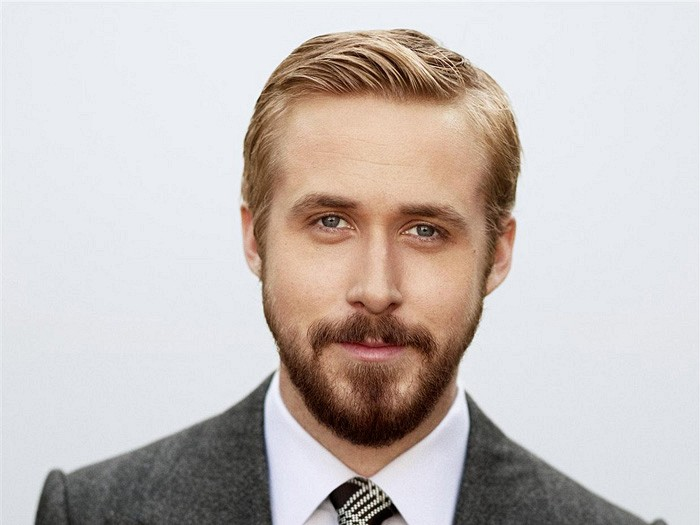
//> input picture Lab4/Lab_4_2/original.jpg, 700 x 525 px
$ ./Lab_4_2   (built with g++ and OpenCV 4)
//> lines starting //> are read from the running program, lines starting //| are printed output that depends on the picture; after the words box and inside, x2 and y2 are one past the last pixel; in counts of white or black regions, pixels touching at a corner belong together
#include <iostream>
#include <string>
#include <vector>

#include <opencv2/core.hpp>
#include <opencv2/imgproc.hpp>
#include <opencv2/imgcodecs.hpp>


int main(){
    // loading the image
    std::string filename = "original.jpg";
    cv::Mat image = cv::imread(filename, cv::IMREAD_COLOR);
//> image is the input picture: 525 rows x 700 cols, CV_8UC3; mean B, G, R 188.2, 191.2, 199.2

    // splitting the image by channels
    std::vector<cv::Mat> image_BGR;
    cv::split(image, image_BGR);
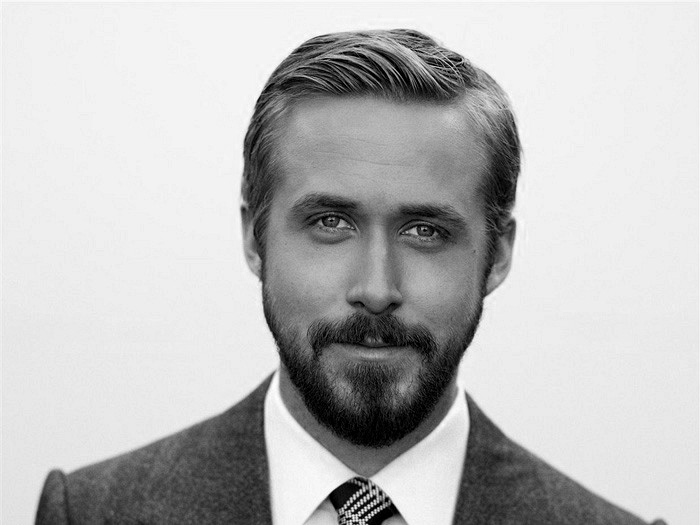
//> image_BGR[0]: 525 rows x 700 cols, CV_8UC1; min 0, max 255, mean 188.2
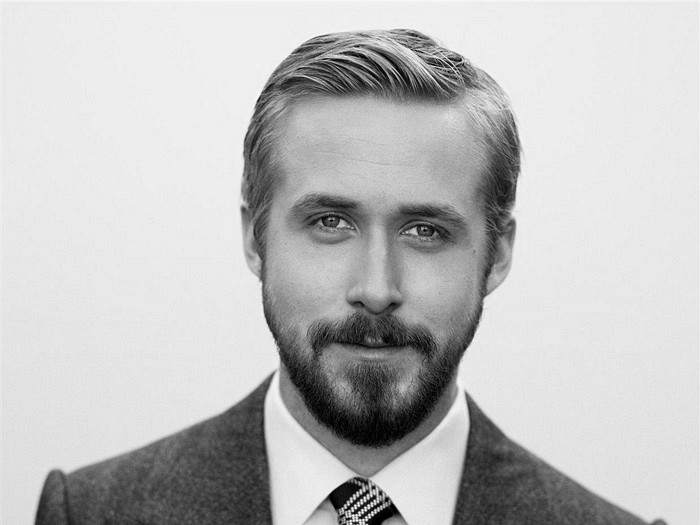
//> image_BGR[1]: 525 rows x 700 cols, CV_8UC1; min 0, max 255, mean 191.2
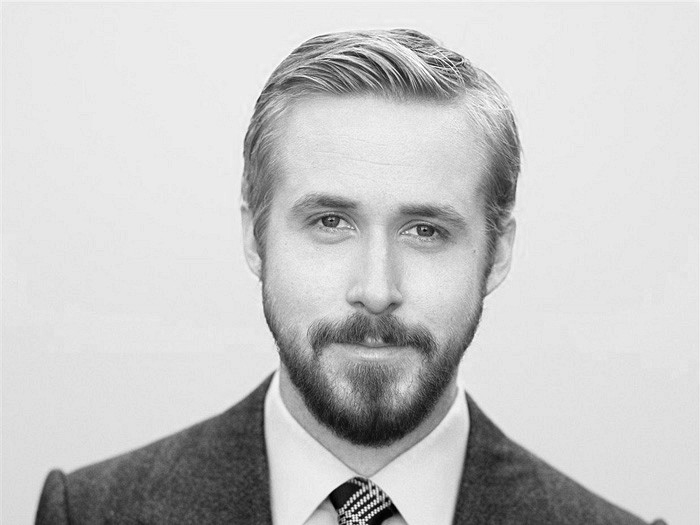
//> image_BGR[2]: 525 rows x 700 cols, CV_8UC1; min 0, max 255, mean 199.2
    cv::Mat image_B = image_BGR[0];
    cv::Mat image_G = image_BGR[1];
    cv::Mat image_R = image_BGR[2];

    // TODO: Используем сегментацию по цвету кожи

    // skin color segmentation
    for (int x = 0; x < image.cols; ++x){
        for (int y = 0; y < image.rows; ++y){
            uchar r = image_R.at<uchar>(y, x);
            uchar g = image_G.at<uchar>(y, x);
            uchar b = image_B.at<uchar>(y, x);

            uchar max_rgb = std::max(r, g);
            max_rgb = std::max(max_rgb, b);
            uchar min_rgb = std::min(r, g);
            min_rgb = std::min(min_rgb, b);

            double R = (r * 1.0 / (r + g + b));
            double G = (g * 1.0 / (r + g + b));
            double B = (b * 1.0 / (r + g + b));

            if (r > 95 && g > 40 && b < 20 && max_rgb - min_rgb > 15
            && std::abs(r - g) > 15 && r > g && r > b
            || r > 220 && g > 210 && b > 170
            && std::abs(r - g) <= 15 && g > b && r > b
            || r*1.0 / g > 1.185 && r*1.0*b/(r + g + b)/(r + g + b) > 0.107
            && r*1.0*g/(r + g + b)/(r + g + b) > 0.112){
                image.at<cv::Vec3b>(y, x) = 0.7 * image.at<cv::Vec3b>(y, x) +
                        cv::Vec3b(0, 255, 0) * 0.3;
            }
        }
    }
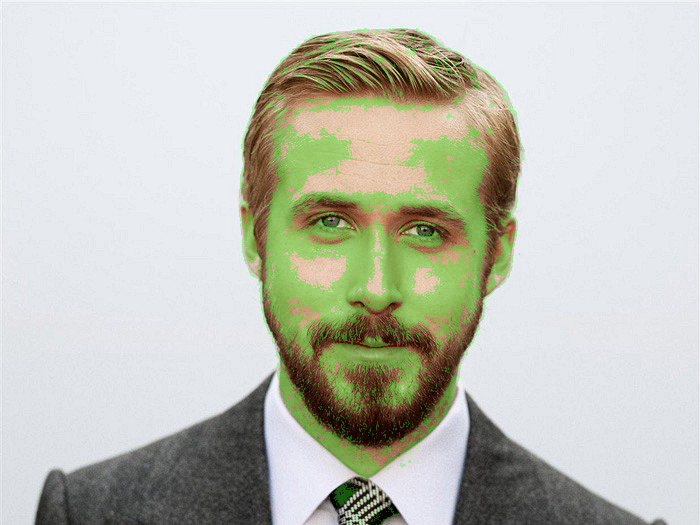
//> image: 525 rows x 700 cols, CV_8UC3; 11.25% of pixels changed, all inside (x1, y1, x2, y2) = (239, 28, 525, 525)

    // TODO: Получилось достаточно точно, но некоторые части лица не определились,
    // а галстук - наоборот

    // saving segmentation image
    cv::imwrite("segmentation.jpg", image);


    return 0;
}
